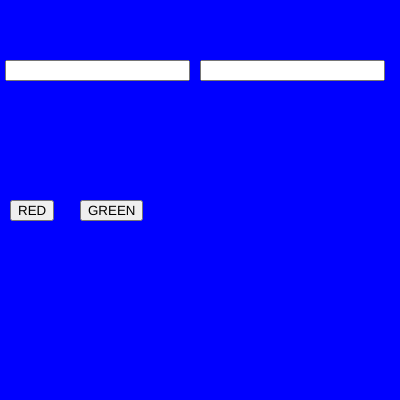
Frame 1 (no input)
Frame 60 (no input): identical to frame 1, image omitted
Frame 120 (the mouse pressed at the canvas centre since frame 60): identical to frame 1, image omitted

The p5.js sketch that drew this single still picture (run headless with seeded random() and noise() and a simulated clock; from frame 60 on, the mouse is pressed at the canvas centre):

// p5.js sketch
// ── sketch.js
var btn_red;
var btn_green;


var r = 0;
var g = 0;
var b = 255;

function red_bg(){
 r = 255
 g = 0
 b = 0
}


function green_bg(){
  r = 0
  g = 255
  b = 0
 }
function setup() {
  createCanvas(400, 400);  
  input1 = createInput();
  input1.position(5,60);

  input2 = createInput();
  input2.position(200,60);

  btn_red = createButton("RED");
  btn_red.position(10,200);
  btn_red.mousePressed(red_bg);

  btn_green = createButton("GREEN");
  btn_green.position(80,200);
  btn_green.mousePressed(green_bg);

}

function draw() {
  background(r,g,b);
}
